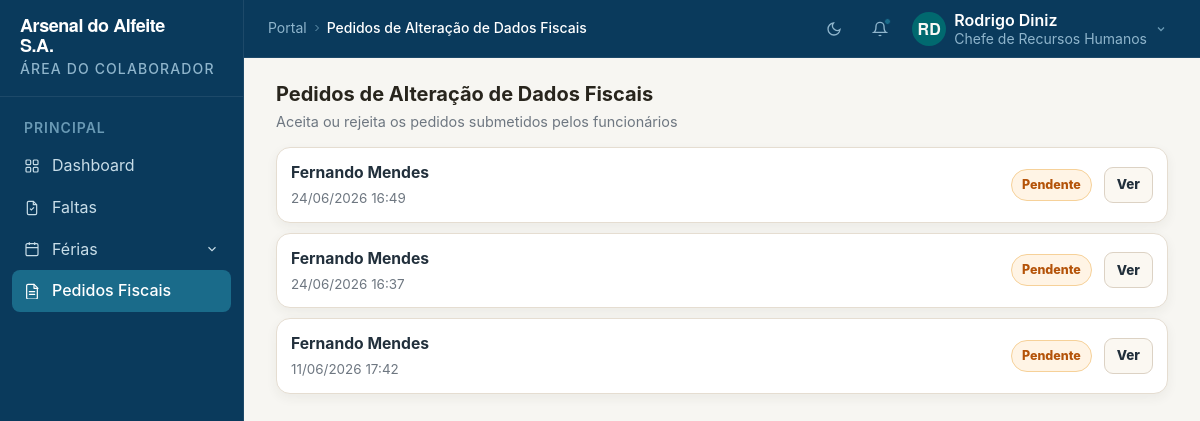
/pedidos_fiscais.php (signed in), run on the app's committed database.
### tables this page shows
CREATE TABLE `pedidosdadosfiscais` (
  `id` int(5) NOT NULL,
  `idFuncionario` int(3) NOT NULL,
  `novoNome` varchar(150) DEFAULT NULL,
  `novoNif` int(9) DEFAULT NULL,
  `novaDataNascimento` date DEFAULT NULL,
  `novoSexo` varchar(20) DEFAULT NULL,
  `novoIban` varchar(25) DEFAULT NULL,
  `novoNiss` varchar(11) DEFAULT NULL,
  `novoTelefone` varchar(20) DEFAULT NULL,
  `novaNacionalidade` varchar(50) DEFAULT NULL,
  `novaMorada` varchar(200) DEFAULT NULL,
  `novoDistrito` varchar(50) DEFAULT NULL,
  `novoConcelho` varchar(50) DEFAULT NULL,
  `novaFreguesia` varchar(50) DEFAULT NULL,
  `novoCodigoPostal` varchar(10) DEFAULT NULL,
  `contactoEmergenciaNome` varchar(150) DEFAULT NULL,
  `contactoEmergenciaTelefone` varchar(30) DEFAULT NULL,
  `contactoEmergenciaParentesco` varchar(50) DEFAULT NULL,
  `novoTitulares` int(1) DEFAULT NULL,
  `novoDependentes` int(2) DEFAULT NULL,
  `comprovativo` varchar(255) NOT NULL,
  `nota` text DEFAULT NULL,
  `estado` enum('pendente','aprovado','rejeitado') NOT NULL DEFAULT 'pendente',
  `idResponsavelRH` int(3) DEFAULT NULL,
  `dataPedido` datetime NOT NULL DEFAULT current_timestamp(),
  `dataDecisao` datetime DEFAULT NULL,
  `comentarioRH` text DEFAULT NULL
);

CREATE TABLE `funcionarios` (
  `id` int(3) NOT NULL,
  `nome` varchar(150) NOT NULL,
  `nif` int(9) NOT NULL,
  `dataNascimento` date NOT NULL,
  `sexo` varchar(20) NOT NULL,
  `iban` varchar(25) NOT NULL,
  `niss` varchar(11) NOT NULL,
  `telefone` varchar(20) NOT NULL,
  `nacionalidade` varchar(50) NOT NULL,
  `morada` varchar(200) NOT NULL,
  `distrito` varchar(50) NOT NULL,
  `concelho` varchar(50) NOT NULL,
  `freguesia` varchar(50) NOT NULL,
  `codigoPostal` varchar(10) NOT NULL,
  `contactoEmergenciaNome` varchar(150) DEFAULT NULL,
  `contactoEmergenciaTelefone` varchar(30) DEFAULT NULL,
  `contactoEmergenciaParentesco` varchar(50) DEFAULT NULL,
  `titulares` int(1) NOT NULL,
  `dependentes` int(2) NOT NULL,
  `idCargo` int(3) NOT NULL,
  `idArea` int(3) NOT NULL
);

### db/dataAccess.php (called while the page is built, shortened)
<?php
class dataAccess{
   private $connection;
   private function connect(){
      try{
         $server = "localhost";
         $db = "portal_colaborador_aa";
         $user = "root";
         $pwd = "";
         $this->connection = mysqli_connect($server, $user, $pwd, $db);
      }catch(Exception $ex){
         throw $ex;
      }
   }
   private function execute($query){
      try{
         $res = mysqli_query($this->connection, $query);
         if(!$res)
            die("invalid query");
         else
            return $res;
      }catch(Exception $ex){
         throw $ex;
      }
   }
   private function executeSQL($query){
      try{
         $res = $this->execute($query);
         return $res;
      }catch(Exception $ex) {
         throw $ex;
      }
   }
   public function getPedidosFiscais($idFuncionario) {
      try{
         $query = "select pf.id, pf.idFuncionario, pf.novoNome, pf.novoNif, pf.novaDataNascimento, pf.novoSexo, pf.novoIban, pf.novoNiss, pf.novoTelefone,
                  pf.novaNacionalidade, pf.novaMorada, pf.novoDistrito, pf.novoConcelho, pf.novaFreguesia, pf.novoCodigoPostal,
                  pf.contactoEmergenciaNome, pf.contactoEmergenciaTelefone, pf.contactoEmergenciaParentesco, pf.novoTitulares,
                  pf.novoDependentes, pf.comprovativo, pf.nota, pf.estado, pf.dataPedido, f.nome from pedidosdadosfiscais pf INNER JOIN funcionarios f ON f.id = pf.idFuncionario
                  WHERE pf.idFuncionario != $idFuncionario AND pf.estado = 'pendente' ORDER BY pf.dataPedido DESC";
         $res = $this->executeSQL($query);
         return $res;
      }catch(Exception $ex){
         return -1;
      }
   }
}
?>

### pedidos_fiscais.php (the view, shortened to what this page needs)
<?php
include_once("db/dataAccess.php");
$idFuncionario = $_SESSION['idFuncionario'];
$da = new dataAccess();
$res = $da->getPedidosFiscais($idFuncionario);
$tituloPagina = "Pedidos de Alteração de Dados Fiscais";
$subtituloPagina = "Aceita ou rejeita os pedidos submetidos pelos funcionários";
?>
<!DOCTYPE html>
<html lang="pt" data-theme="light">
<head>
  <link rel="stylesheet" href="ferias.css" />
</head>
<body>
  <div class="app">
    <?php include_once("sidebar.php"); ?>
    <div class="main-wrapper">
      <?php include_once("navbar.php"); ?>
      <main class="main-content">
        <section class="df-page">
          <div class="df-header">
            <h1><?php echo $tituloPagina; ?></h1>
            <p><?php echo $subtituloPagina; ?></p>
          </div>
          <div class="df-list">
            <?php if(is_int($res) &&  $res == -1) { ?>
            <p>Erro ao carregar os pedidos contacte o Administrador.</p>
            <?php } else if(mysqli_num_rows($res) > 0) {?>
            <?php while($row = mysqli_fetch_object($res)) {?>
              <article class="df-row">
                <div class="df-row-main">
                  <strong><?php echo htmlspecialchars($row->nome); ?></strong>
                  <span><?php echo htmlspecialchars(date('d/m/Y H:i', strtotime($row->dataPedido))); ?></span>
                </div>
                <div class="df-row-status">
                  <?php
                  $classeBadge = "df-badge-pendente";
                  ?>
                  <span class="df-badge <?php echo $classeBadge; ?>"><?php echo htmlspecialchars(ucfirst($row->estado));?></span>
                </div>
                <div class="df-row-action">
                  <button type="button" class="df-btn df-btn-view" data-open-modal="pedidoModal<?php echo htmlspecialchars($row->dataPedido . $row->novoNif); ?>">Ver</button>
                </div>
              </article>
              <?php } ?>
            <?php } else {?>
            <p>Não existem Pedidos.</p>
            <?php }?>
          </div>
        </section>
      </main>
    </div>
  </div>
</body>
</html>

### ferias.css (style rules this page uses)
* { box-sizing: border-box; }
:root { --bg-page: #f4f1ea; --bg-card: #ffffff; --bg-soft: #fbf8f2; --bg-soft-2: #f3efe7; --text-main: #22303c; --text-muted: #6e7781; --line: #e5ddd1; --line-2: #dcd2c4; --accent: #0f7f7f; --accent-2: #0b6666; --accent-soft: #e0f2f2; --danger: #b94e4e; --shadow: 0 10px 22px rgba(56, 46, 34, 0.08); --shadow-soft: 0 4px 12px rgba(56, 46, 34, 0.06); }
html, body { height: 100%; }
body { margin: 0; font-family: Inter, "Segoe UI", Arial, sans-serif; background: var(--bg-page); color: var(--text-main); }
.main-content { padding: 0; overflow-y: auto; }
.df-page { width: 100%; padding: 0; }
.df-header { margin-bottom: 14px; }
.df-header h1 { margin: 0 0 4px; font-size: 1.25rem; line-height: 1.2; }
.df-header p { margin: 0; color: var(--text-muted); font-size: 0.9rem; }
.df-list { display: grid; gap: 10px; }
.df-row { display: grid; grid-template-columns: minmax(0, 1.8fr) auto auto; gap: 12px; align-items: center; background: var(--bg-card); border: 1px solid var(--line); border-radius: 14px; box-shadow: var(--shadow-soft); padding: 12px 14px; }
.df-row-main { min-width: 0; display: flex; flex-direction: column; gap: 3px; }
.df-row-main strong { font-size: 0.98rem; color: var(--text-main); }
.df-row-main span { font-size: 0.84rem; color: var(--text-muted); }
.df-row-status { justify-self: start; }
.df-badge { display: inline-flex; align-items: center; justify-content: center; padding: 5px 10px; border-radius: 999px; font-size: 0.78rem; font-weight: 800; white-space: nowrap; }
.df-badge-pendente { background: #fff4e5; color: #b45309; border: 1px solid #f6d199; }
.df-row-action { justify-self: end; }
.df-btn { display: inline-flex; align-items: center; justify-content: center; min-height: 36px; padding: 0 12px; border-radius: 9px; border: 1px solid transparent; font-size: 0.84rem; font-weight: 800; cursor: pointer; transition: transform .12s ease, background .12s ease, border-color .12s ease, color .12s ease; }
.df-btn-view { background: var(--bg-soft); color: var(--text-main); border-color: var(--line-2); }

### data on the page
pedidosdadosfiscais: idFuncionario.nome "Fernando Mendes", dataPedido "24/06/2026 16:49", estado "Pendente"
pedidosdadosfiscais: idFuncionario.nome "Fernando Mendes", dataPedido "24/06/2026 16:37", estado "Pendente"
pedidosdadosfiscais: idFuncionario.nome "Fernando Mendes", dataPedido "11/06/2026 17:42", estado "Pendente"

### other printed values
$tituloPagina "Pedidos de Alteração de Dados Fiscais"
$iniciais "RD"
$nome "Rodrigo Diniz"
$cargo "Chefe de Recursos Humanos"
$subtituloPagina "Aceita ou rejeita os pedidos submetidos pelos funcionários"
